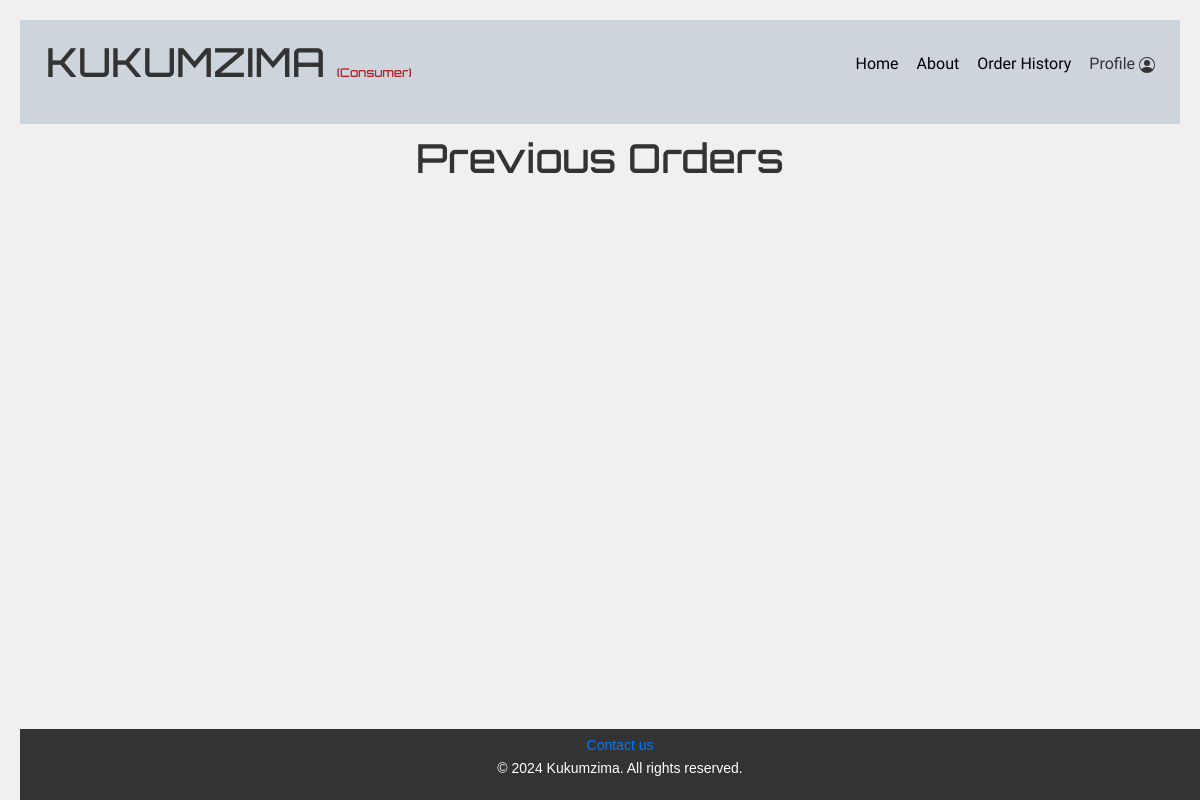
Page /consumers/orderHistory/ on the earlier database version.
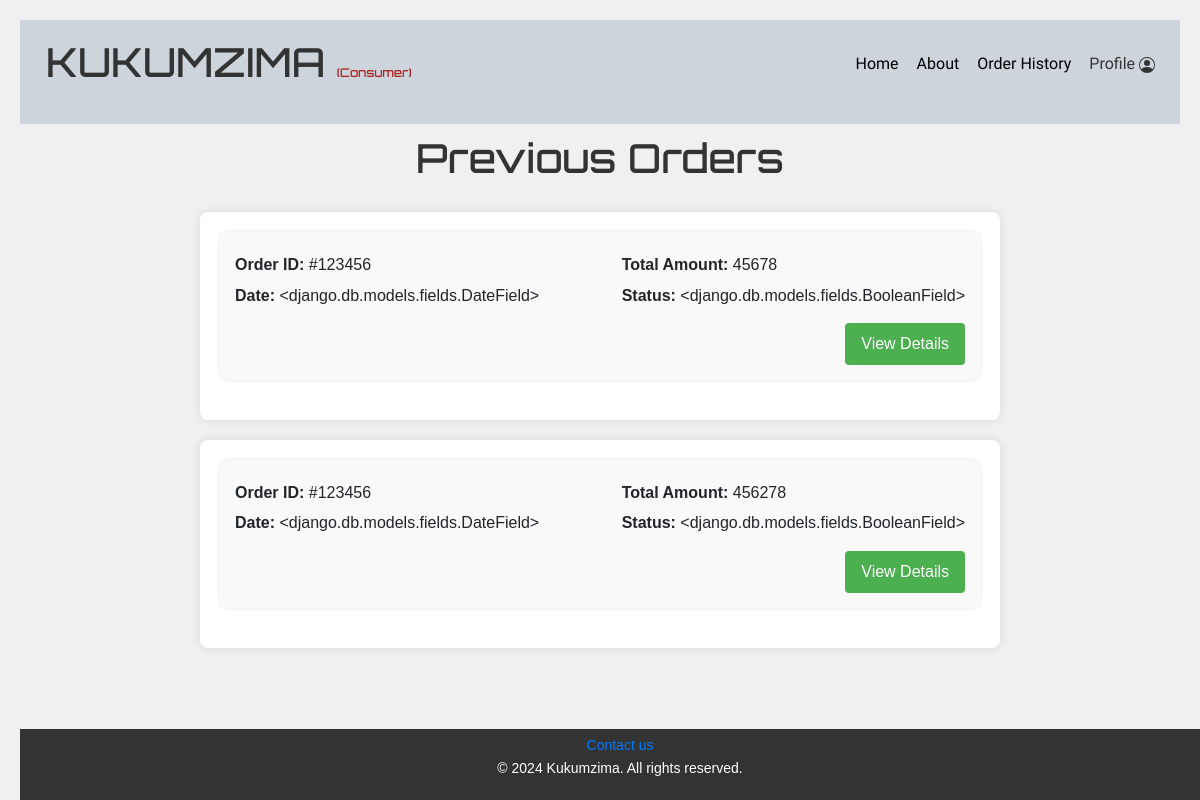
Same page on the later database version.
### customers/models.py (models this page shows)
class Order(models.Model):
    item=models.CharField(max_length=100)
    unitPrice=models.IntegerField(max_length=100)
    buyerdb= models.ForeignKey(buyerdb, on_delete=models.CASCADE)
    status=models.BooleanField
    orderDate=models.DateField
    completeOrderDate=models.DateField

### customers/views.py (the view)
# urls.py: path("orderHistory/",views.orderHistory, name="orderHistory"),
def orderHistory(request):
    orders = Order.objects.all()
    return render(request, 'myapp1/orderHistory.html', {'orders': orders})

### customers/templates/myapp1/orderHistory.html (shortened to what this page needs)
{% extends "myapp1/base.html" %}
{% block content %}
</head>
<body>
  <h1>Previous Orders</h1>
  {% for order in orders %}
<div class="container">
  <div class="order">
    <div class="order-details">
      <div>
        <p><strong>Order ID:</strong> #123456</p>
        <p><strong>Date:</strong> {{ order.completeOrderDate }}</p>
      </div>
      <div>
        <p><strong>Total Amount:</strong> {{ order.unitPrice }}</p>
        <p><strong>Status:</strong> {{ order.status }}</p>
      </div>
    </div>
    <div class="order-actions">
      <button id="viewDetailsBtn">View Details</button>
    </div>
  </div>
  </div>
</body>
{% endfor %}
{% endblock %}

### customers/templates/myapp1/base.html (shortened to what this page needs)
<!DOCTYPE html>
<html lang="en">
<head>
    {% load static %}
    <link
    href="https://maxcdn.bootstrapcdn.com/bootstrap/4.5.2/css/bootstrap.min.css"
    rel="stylesheet">
    <link rel="stylesheet" href="{% static 'styles.css' %}">
</head>
<header>
    <nav class="navbar" id="topBar">
        <h1>KUKUMZIMA
            <headerDefine>(Consumer)</headerDefine>
        </h1>
        <ul>
            <li><a href="{% url 'home1' %}">Home</a></li>
            <li><a href="{%url 'about1' %}"> About</a></li>
            <li><a href="{%url 'orderHistory' %}"> Order History</a></li>
            <li>
                    <a id="profileModalBtn">Profile
                        <i class="bi bi-person-circle">
                        </i>
                    </a>
                </li>
            </ul>
        </nav>
    </header>
    {% block content %}
    {% endblock %}
    <footer>
        <a href="{% url 'about' %}">Contact us </a>
        <p>&copy; 2024 Kukumzima. All rights reserved.</p>
    </footer>
</body>
</html>

### static/styles.css (style rules this page uses)
* { margin: 10px; }
h1 { font-family: "Orbitron", sans-serif; font-style: normal; font-optical-sizing: auto; font-weight: 3px; color: #333333; padding: 10px; text-align: center; }
headerDefine { font-family: "Orbitron", sans-serif; font-size: 12px; color: #ab2222; }
nav { font-family: "Mali", cursive; background: #ced4db; color: #333333; padding: 10px; text-align: center; }
nav a { color: #333333; margin: 2px; text-decoration: none; }
.navbar ul { list-style: none; display: flex; }
.navbar ul li a { color: black; text-decoration: none; padding: 7px; border-radius: 4px; transition: background-color 0.3s; }
footer { text-align: center; padding: 5px; background-color: #333; color: #fff; position: fixed; width: 100%; bottom: 0; font-size: 14px; }
body { font-family: Arial, sans-serif; margin: 10px; width: 100%; background-color: #f4f4f4; }
header { font-family: "Orbitron", sans-serif; font-style: normal; width: 100% auto; font-weight: 3px; background-color: #ced4db; color: #b52a2a; text-align: center; border-radius: 7px; }
button { background-color: green; color: black; border-radius: 70%; }

### customers/templates/myapp1/orderHistory.html (style rules this page uses)
* { margin: 0; padding: 0; box-sizing: border-box; }
body { font-family: Arial, sans-serif; line-height: 1.6; background-color: #f0f0f0; margin: 0; padding: 20px; }
.container { max-width: 800px; margin: 20px auto; padding: 20px; background-color: #fff; border-radius: 8px; box-shadow: 0 0 10px rgba(0, 0, 0, 0.1); }
h1 { text-align: center; margin-bottom: 20px; }
.order { margin-bottom: 20px; padding: 15px; background-color: #f9f9f9; border-radius: 8px; box-shadow: 0 0 5px rgba(0, 0, 0, 0.1); }
.order-details { display: flex; justify-content: space-between; align-items: center; margin-bottom: 10px; }
.order-details p { margin: 5px 0; }
.order-actions { text-align: right; }
.order-actions button { padding: 8px 16px; background-color: #4CAF50; color: white; border: none; border-radius: 4px; cursor: pointer; }

Differences in the rows shown:
added Order: completeOrderDate "<django.db.models.fields.DateField>", unitPrice "45678", status "<django.db.models.fields.BooleanField>"
added Order: completeOrderDate "<django.db.models.fields.DateField>", unitPrice "456278", status "<django.db.models.fields.BooleanField>"
